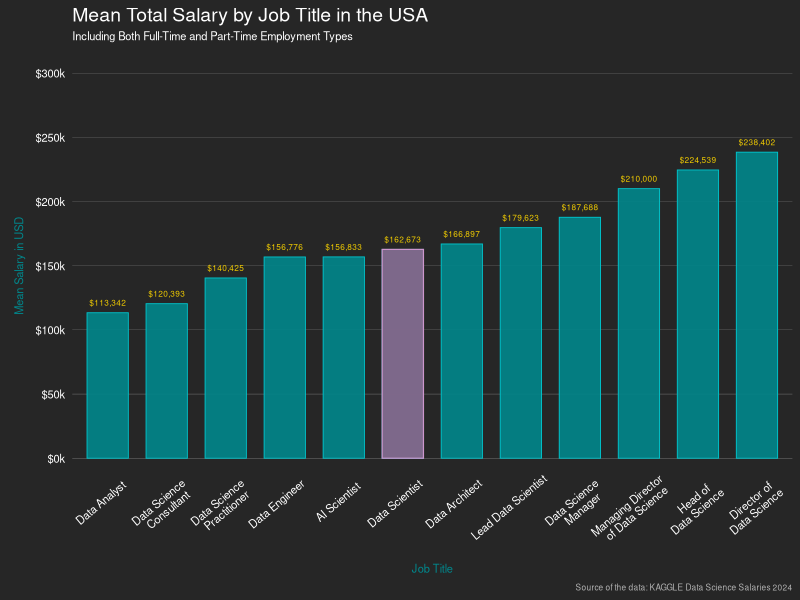

Write R code to recreate this figure.
## ---- chunk 1
# Load necessary libraries for data manipulation and visualization
library(dplyr)
library(ggplot2)
library(scales)
## ---- chunk 2
# Read the dataset containing salary information
data <- read.csv("data/data_science_salaries.csv")
## ---- chunk 3
# Remove unnecessary columns: salary and salary_currency
data <- data %>%
  select(-salary, -salary_currency)
## ---- chunk 4
# Filter data for specific job titles within the United States and calculate the mean salary
mean_salary_plot_data <- data %>%
  filter(job_title %in% c('Data Scientist',
                          'Director of Data Science',
                          'Data Science Manager',
                          'Head of Data Science',
                          'Lead Data Scientist',
                          'Data Science Practitioner',
                          'Managing Director Data Science',
                          'Data Science Consultant',
                          'AI Scientist',
                          'Data Architect',
                          'Data Engineer',
                          'Data Analyst'),
         company_location == 'United States',
         employee_residence == 'United States') %>%
  group_by(job_title) %>%
  summarise(mean_salary = mean(salary_in_usd, na.rm = TRUE))

# Create a separate data frame to highlight Data Scientist
highlight_data_scientist <- mean_salary_plot_data %>%
  filter(job_title == 'Data Scientist')
## ---- chunk 5
# Adjust job titles for better readability in the plot
mean_salary_plot_data$job_title <- gsub('Director of Data Science', 'Director of\nData Science', mean_salary_plot_data$job_title)
mean_salary_plot_data$job_title <- gsub("Data Science Manager", "Data Science\nManager", mean_salary_plot_data$job_title)
mean_salary_plot_data$job_title <- gsub('Data Science Practitioner', 'Data Science\nPractitioner', mean_salary_plot_data$job_title)
mean_salary_plot_data$job_title <- gsub('Managing Director Data Science', 'Managing Director\nof Data Science', mean_salary_plot_data$job_title)
mean_salary_plot_data$job_title <- gsub('Data Science Consultant', 'Data Science\nConsultant', mean_salary_plot_data$job_title)
mean_salary_plot_data$job_title <- gsub('Head of Data Science', 'Head of\nData Science', mean_salary_plot_data$job_title)
## ---- chunk 6
# Define a custom label function for formatting salary values as "$100k"
salary_label <- function(salary) {
  paste0("$", round(salary / 1000, 0), "k")
}
## ---- chunk 7
# Create a bar plot visualizing the mean total salary by job title in the USA, for both full-time and part-time employment types
mean_salary_plot <- mean_salary_plot_data %>%
  ggplot(aes(x = reorder(job_title, mean_salary), y = mean_salary)) +
  geom_bar(width = 0.7, 
           fill='turquoise4', 
           color='turquoise3', 
           alpha=0.9, 
           stat = "identity", 
           size = 0.3) + 
  geom_bar(data=highlight_data_scientist, 
           aes(x = job_title, y = mean_salary), 
           width = 0.7, 
           fill='plum4', 
           color='plum3', 
           alpha=0.9, 
           stat = "identity", 
           size = 0.4) +
  geom_text(aes(label = scales::dollar(mean_salary)), 
            vjust = -1, 
            size = 2.1, 
            color = "gold2") + 
  labs(title = "Mean Total Salary by Job Title in the USA",
       subtitle = "Including Both Full-Time and Part-Time Employment Types",
       x = "Job Title",
       y = "Mean Salary in USD\n",
       caption = "Source of the data: KAGGLE Data Science Salaries 2024") +
  theme_minimal() +
  scale_y_continuous(labels=salary_label, 
                     breaks = seq(0, 300000, 50000), 
                     limits=c(0, 300000)) +
  theme(axis.text.x = element_text(angle = 40, 
                                   hjust = 0.7, 
                                   vjust = 0.9, 
                                   size = 8), 
        panel.grid.major.x = element_blank(),
        panel.grid.major.y = element_line(size=0.05),
        panel.grid.minor = element_blank(),
        plot.background = element_rect(fill='gray15', color="NA"),
        axis.text = element_text(color='white', size=8),
        plot.title = element_text(color='white', size=14),
        plot.subtitle = element_text(color='white', size=8, vjust=2),
        axis.title = element_text(color='turquoise4', size = 8),
        axis.title.y = element_text(vjust=-1.2),
        plot.caption = element_text(color='gray70', size=6))
## ---- chunk 8
# Display the plot
mean_salary_plot
